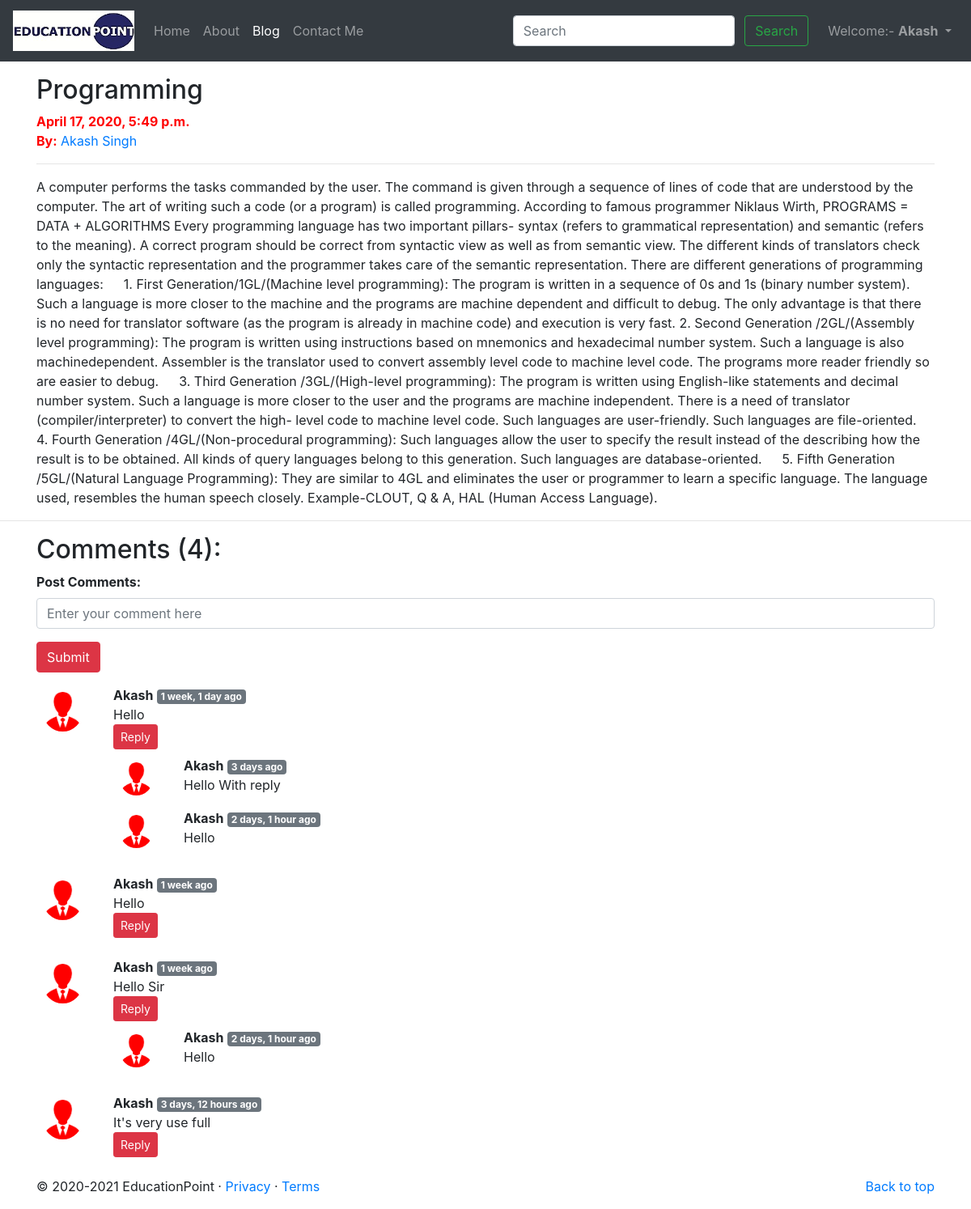
The page /blog/programs-langauge (signed in) on the database as committed earlier.
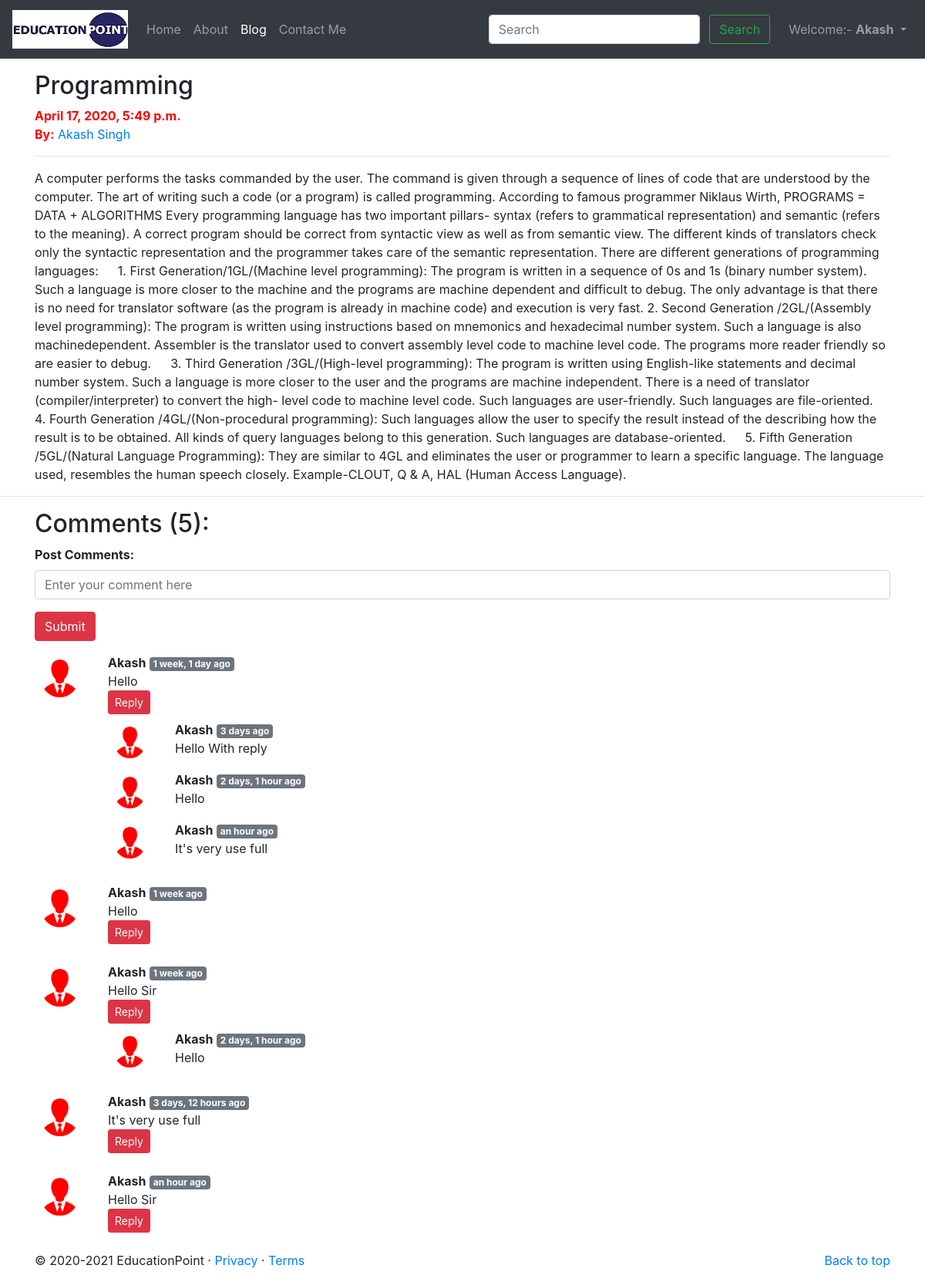
The same page on the database as committed later.
### blog/models.py (models this page shows, shortened)
class BlogComment(models.Model):
    sno = models.AutoField(primary_key= True)
    comment = models.TextField()
    user = models.ForeignKey(User, on_delete=models.CASCADE)
    post = models.ForeignKey(Post, on_delete=models.CASCADE)
    parent = models.ForeignKey('self', on_delete=models.CASCADE, null=True)
    timeStamp = models.DateTimeField(default=now)

### blog/views.py (the view)
# urls.py: path('<str:slug>', views.blogPost, name='blogPost'),
def blogPost(request, slug):
    post = Post.objects.filter(slug=slug).first()
    comments = BlogComment.objects.filter(post=post, parent=None)
    replies = BlogComment.objects.filter(post=post).exclude(parent=None)
    replyDict = {}
    for reply in replies:
        if reply.parent.sno not in replyDict.keys():
            replyDict[reply.parent.sno] = [reply]
        else:
            replyDict[reply.parent.sno].append(reply)
    context = {'post':post, 'comments':comments, 'user':request.user, 'replyDict': replyDict}
    return render(request, 'blog/blogPost.html', context)

### blog/templatetags/extras.py (called while the page is built)
@register.filter(name='get_val')
def get_val(dict, key):
    return dict.get(key)

### templates/blog/blogPost.html (shortened to what this page needs)
{% extends 'base.html' %}
{% block blogactive %} active {% endblock blogactive %}
{% block body %}
{% load humanize %}
{% load extras %}
<div class="container my-3">
        <h2 class="blog-post-title">{{post.title}}</h2>
        <p style="color: red;" class="blog-post-meta"><b>{{post.timeStamp}}</b> <br><strong>By:</strong> <a
                        href="#">{{post.author}}</a></p>
        <hr>
        <p>{{post.content}}</p>
</div>
<hr>
<div class="container">
        <div class="my-2">
                <h2>Comments ({{comments.count}}):</h2>
                {% if user.is_authenticated %}
                <form action="/blog/postComment" method="post">
                        <div class="form-group">
                                <label for="exampleInputEmail1"><b>Post Comments:</b></label>
                                <input type="text" class="form-control" name="comment"
                                        placeholder="Enter your comment here">
                        </div>
                        <button type="submit" class="btn btn-danger">Submit</button>
                </form>
                {% endif %}
        </div>
        {% for comment in comments %}
        <div class="row my-3">
                <div class="col-md-1">
                        <img class="userPic rounded-circle w-100 p-2" src="/static/common/img/user.png">
                </div>
                <div class="col-md-11">
                        <b>{{comment.user.username}}</b> <span class="badge badge-secondary">
                                {{comment.timeStamp|naturaltime}} </span>
                        <div> {{comment.comment}} </div>
                        <div class="reply mx-0">
                                {% if user.is_authenticated %}
                                <button class="btn btn-sm btn-danger" type="button" data-toggle="collapse"
                                        data-target="#replyBox{{comment.sno}}" aria-expanded="false"
                                        aria-controls="replyBox{{comment.sno}}">
                                        Reply
                                </button>
                                {% else %}
                                <button class="btn btn-sm btn-danger" type="button" data-toggle="collapse"
                                        data-target="#replyBox{{comment.sno}}" aria-expanded="false"
                                        aria-controls="replyBox{{comment.sno}}" disabled>
                                        Login to Reply
                                </button>
                                {% endif %}
                                <div class="replies my-2">
                                        {% for reply in replyDict|get_val:comment.sno %}
                                        <div class="row my-2">
                                                <div class="col-md-1">
                                                        <img class="userPic rounded-circle w-100 p-2"
                                                                src="/static/common/img/user.png">
                                                </div>
                                                <div class="col-md-11">
                                                        <b>{{reply.user.username}}</b> <span
                                                                class="badge badge-secondary">
                                                                {{reply.timeStamp|naturaltime}} </span>
                                                        <div> {{reply.comment}} </div>
                                                </div>
                                                <br>
                                        </div>
                                        {% endfor %}
                                </div>
                        </div>
                </div>
        </div>
        {% endfor %}
</div>
{% endblock body %}

Rows that differ between the two databases and show on the page:
added BlogComment: user.username "Akash", timeStamp "an hour ago", comment "It's very use full"
added BlogComment: user.username "Akash", timeStamp "an hour ago", comment "Hello Sir", shown under "Comments (5):"
Other text that changed with them:
{{ comments.count }}: "4" → "5"
